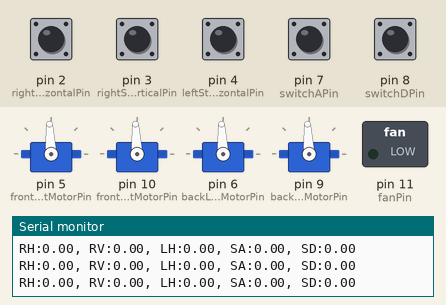
A program run on a simulated Arduino Uno WiFi Rev2. Parts: 4 × servo, switched loads named in the program (green lamp = pin HIGH), the last lines printed to the serial monitor. The inputs (shaded band) are chosen by the test bench; at power-on: pin 7 (switchAPin), pin 8 (switchDPin) HIGH, pin 2 (rightStickHorizontalPin), pin 3 (rightStickVerticalPin), pin 4 (leftStickHorizontalPin) LOW.

Above: at 1.2 s.
1.3 s: pin 2 (rightStickHorizontalPin) pulled HIGH for 0.15 s
At 2.2 s:
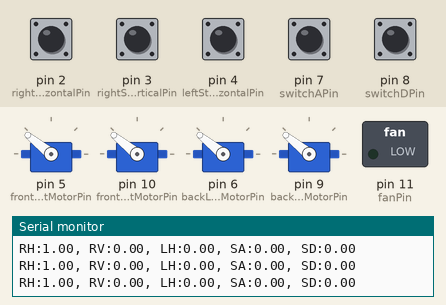
2.9 s: pin 3 (rightStickVerticalPin) pulled HIGH for 0.15 s
At 4.2 s:
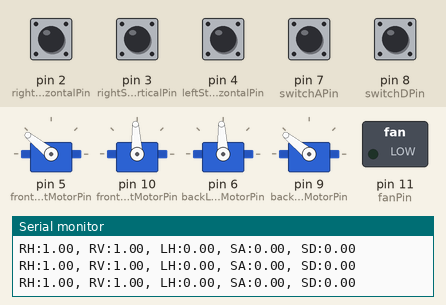
4.5 s: pin 4 (leftStickHorizontalPin) pulled HIGH for 0.15 s
At 5.3 s:
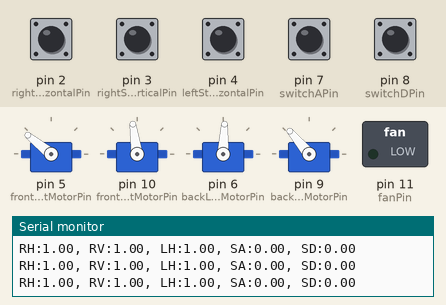
Timing chart, 0 to 7.5 s (numbered marks = the images above; inputs shaded):
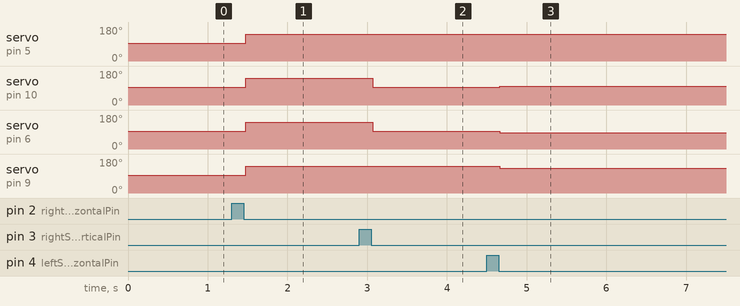

The program:

main.cpp
```cpp
#include <Arduino.h>
#include <Wire.h>
#include <Arduino_LSM6DS3.h>
#include "mecanum.hpp"
#include "servo-wrapper.hpp"

// Motor pins
#define frontLeftMotorPin 5
#define backLeftMotorPin 6
#define backRightMotorPin 9
#define frontRightMotorPin 10

// Controller pins
#define rightStickHorizontalPin 2
#define rightStickVerticalPin 3
// #define leftStickVerticalPin 4
#define leftStickHorizontalPin 4
#define switchAPin 7
#define switchDPin 8
#define switchBPin 12

#define fanPin 11

#define NOISE_THRESHOLD 100
#define CHANNEL_DEADZONE 50
#define CHANNEL_DEADZONE_CENTER 45
// #define DO_FIELD_ORIENTED

MecanumDrive drive(1.0f /* todo */, OF_REDUCE_EQUALLY, AF_FIT, TF_FLIP_X | TF_ROTATE_270DEG);

ServoWrapper frontLeft(frontLeftMotorPin);
ServoWrapper frontRight(frontRightMotorPin);
ServoWrapper backLeft(backLeftMotorPin);
ServoWrapper backRight(backRightMotorPin);

struct ChInfo {
    /* The physical pin the channel is connected to. */
    uint8_t pin;
    /* Was the pin `HIGH` last time? */
    bool wasOn;
    /* Did `value` change this time? */
    bool valueChanged;
    /* The last time the pin was detected to be `HIGH`, in microseconds since startup. */
    unsigned long onUS;
    /* for debugging */
    // long delta, deltaNormalized;
    /* The value of the channel, from `-1.0` to `1.0`. */
    float value;
};

struct {
    // volatile because they're used in interrupts
    volatile ChInfo rightStickHorizontal = {rightStickHorizontalPin, false, false, 0, 0.0f};
    volatile ChInfo rightStickVertical = {rightStickVerticalPin, false, false, 0, 0.0f};
    // volatile ChInfo leftStickVertical = {leftStickVerticalPin, false, false, 0, 0.0f};
    volatile ChInfo leftStickHorizontal = {leftStickHorizontalPin, false, false, 0, 0.0f};
    volatile ChInfo switchA = {switchAPin, false, false, 0, 0.0f};
    volatile ChInfo switchD = {switchDPin, false, false, 0, 0.0f};
#ifdef DO_FIELD_ORIENTED
    volatile ChInfo switchB = {switchBPin, false, false, 0, 0.0f};
#endif
    // ChInfo channel = {/* pin */2, false, false, 0, 0.0f};
} channels;

#ifdef DO_FIELD_ORIENTED
bool wasFieldOriented = false;
float angle;
unsigned long lastGyroTime = 0;
#endif

void updateChannel(volatile ChInfo& channel) {
    const bool newState = digitalRead(channel.pin);
    const bool oldState = channel.wasOn;
    channel.valueChanged = false;
    if (newState != oldState) {
        const unsigned long now = micros();
        if (newState) {
            // store rising time
            channel.onUS = now;
            channel.wasOn = true;
        } else {
            channel.wasOn = false;
            // how long was the pulse?
            long delta = now - channel.onUS;
            if (delta < NOISE_THRESHOLD) return;
            // channel.delta = delta;
            // apply deadzone
            if (delta >= 2000 - CHANNEL_DEADZONE) delta = 2000;
            if (delta <= 1000 + CHANNEL_DEADZONE) delta = 1000;
            if (abs(delta - 1500) <= CHANNEL_DEADZONE_CENTER) delta = 1500;
            // channel.deltaNormalized = delta;
            // convert 1000 <= delta <= 2000 to -1.0 <= value <= 1.0
            channel.value = (float)(delta - 1500) / 500.0f;
            channel.valueChanged = true;
        }
    }
}

void setup() {
    Serial.begin(9600);

    // Controller channel inputs
    pinMode(rightStickHorizontalPin, INPUT);
    pinMode(rightStickVerticalPin, INPUT);
    // pinMode(leftStickVerticalPin, INPUT);
    pinMode(leftStickHorizontalPin, INPUT);
    pinMode(switchAPin, INPUT);
    pinMode(switchDPin, INPUT);
#ifdef DO_FIELD_ORIENTED
    pinMode(switchBPin, INPUT);
#endif
    attachInterrupt(digitalPinToInterrupt(rightStickHorizontalPin), []{ updateChannel(channels.rightStickHorizontal); }, CHANGE);
    attachInterrupt(digitalPinToInterrupt(rightStickVerticalPin), []{ updateChannel(channels.rightStickVertical); }, CHANGE);
    // attachInterrupt(digitalPinToInterrupt(leftStickVerticalPin), []{ updateChannel(channels.leftStickVertical); }, CHANGE);
    attachInterrupt(digitalPinToInterrupt(leftStickHorizontalPin), []{ updateChannel(channels.leftStickHorizontal); }, CHANGE);
    attachInterrupt(digitalPinToInterrupt(switchAPin), []{ updateChannel(channels.switchA); }, CHANGE);
    attachInterrupt(digitalPinToInterrupt(switchDPin), []{ updateChannel(channels.switchD); }, CHANGE);
#ifdef DO_FIELD_ORIENTED
    attachInterrupt(digitalPinToInterrupt(switchBPin), []{ updateChannel(channels.switchB); }, CHANGE);
#endif

    pinMode(fanPin, OUTPUT);

#ifdef DO_FIELD_ORIENTED
    IMU.begin();
    lastGyroTime = millis();
#endif

    // Motors
    frontLeft.begin();
    frontRight.begin();
    backLeft.begin();
    backRight.begin();
}

void loop() {
    if (channels.switchA.value > 0.5f) {
        frontLeft.drive(0.0f);
        frontRight.drive(0.0f);
        backLeft.drive(0.0f);
        backRight.drive(0.0f);
        digitalWrite(fanPin, LOW);
        delay(2500);
        return;
    }

#ifdef DO_FIELD_ORIENTED
    if (IMU.gyroscopeAvailable()) {
        float x, y, z;
        IMU.readGyroscope(x, y, z);
        unsigned long now = millis();
        float delta = (now - lastGyroTime) / 1000.0f;
        angle += z * delta;
        lastGyroTime = now;
    }

    bool isFieldOriented = channels.switchB.value > 0.5f;

    if (isFieldOriented != wasFieldOriented) {
        if (isFieldOriented) {
            angle = 0.0f; // reset
        }
        wasFieldOriented = isFieldOriented;
    }
#endif

    vec2 stick = vec2(
        channels.rightStickHorizontal.value,
        channels.rightStickVertical.value
    );

#ifdef DO_FIELD_ORIENTED
    if (isFieldOriented) stick.rotate(angle);
#endif

    // Do some complicated math
    DriveValues values = drive.calculate(
        stick,
        // 0.0f
        channels.leftStickHorizontal.value * 0.25f
    );
    // Move motors
    frontLeft.drive(values.frontLeft);
    frontRight.drive(values.frontRight);
    backLeft.drive(values.backLeft);
    backRight.drive(values.backRight);

    // Fans
    digitalWrite(fanPin, channels.switchD.value > 0.5f ? HIGH : LOW);

    // Debugging assistance
    Serial.println(
        String("RH:") + channels.rightStickHorizontal.value
            + ", RV:" + channels.rightStickVertical.value
            + ", LH:" + channels.leftStickHorizontal.value
            + ", SA:" + channels.switchA.value
            + ", SD:" + channels.switchD.value
    );
}
```

mecanum.hpp
```cpp
#include "vec.hpp"

struct DriveValues {
    float frontLeft, frontRight, backLeft, backRight;
};

DriveValues operator + (DriveValues a, DriveValues b) {
    return {
        a.frontLeft + b.frontLeft,
        a.frontRight + b.frontRight,
        a.backLeft + b.backLeft,
        a.backRight + b.backRight
    };
}

DriveValues operator - (DriveValues a, DriveValues b) {
    return {
        a.frontLeft - b.frontLeft,
        a.frontRight - b.frontRight,
        a.backLeft - b.backLeft,
        a.backRight - b.backRight
    };
}

DriveValues operator * (DriveValues a, float b) {
    return {
        a.frontLeft * b,
        a.frontRight * b,
        a.backLeft * b,
        a.backRight * b
    };
}

DriveValues operator / (DriveValues a, float b) {
    return {
        a.frontLeft / b,
        a.frontRight / b,
        a.backLeft / b,
        a.backRight / b
    };
}

/* What happens when the requested movement requires motor thrust above maximum? */
enum OverflowBehavior {
    /* Scale down both movement types equally */
    OF_REDUCE_EQUALLY,
    /* Reduce lateral motion */
    OF_REDUCE_MOTION,
    /* Reduce rotation */
    OF_REDUCE_ROTATION,
    /* Don't reduce any movement (NOT RECOMMENDED) */
    OF_NO_REDUCE,
    /* Reduce movement by the same amount all the time (in half) */
    OF_REDUCE_ALWAYS
};

enum AsymmetricFixBehavior {
    AF_MIN_CIRCLE,
    AF_MIN_SQUARE,
    AF_FIT
};

const uint8_t TF_ROTATE_NONE = 0b00;
const uint8_t TF_ROTATE_90DEG = 0b01;
const uint8_t TF_ROTATE_180DEG = 0b10;
const uint8_t TF_ROTATE_270DEG = 0b11;

const uint8_t TF_FLIP_X = 0b100;
const uint8_t TF_FLIP_Y = 0b1000;

const uint8_t TF_INVERT_ROTATION = 0b10000;

float min(float a, float b) {
    if (a > b) return b;
    else return a;
}

float max(float a, float b) {
    if (a < b) return b;
    else return a;
}

class MecanumDrive {
    public:
        MecanumDrive(
            float perpRatio,
            OverflowBehavior overflow = OF_REDUCE_EQUALLY,
            AsymmetricFixBehavior asymm = AF_FIT,
            uint8_t transform = 0
        ) :
            perpRatio(perpRatio),
            invPerpRatio(1 / perpRatio),
            overflow(overflow),
            asymm(asymm),
            transform(transform)
        {
            if (asymm == AF_MIN_SQUARE) {
                multiplier = 4 * perpRatio / sqrtf(2 * perpRatio * perpRatio + 2);
            } else if (asymm == AF_MIN_CIRCLE) {
                multiplier = 4 * perpRatio / sqrtf(perpRatio * perpRatio + 1);
            }
        }
        DriveValues calculate(vec2 motion, float rotation) {
            if (transform & TF_FLIP_X) motion.x = -motion.x;
            if (transform & TF_FLIP_Y) motion.y = -motion.y;
            switch (transform & 0b11) {
                case TF_ROTATE_90DEG:
                    motion = vec2(-motion.y, motion.x);
                    break;
                case TF_ROTATE_180DEG:
                    motion = vec2(-motion.x, -motion.y);
                    break;
                case TF_ROTATE_270DEG:
                    motion = vec2(motion.y, -motion.x);
                    break;
            }
            if (transform & TF_INVERT_ROTATION) rotation = -rotation;
            if (asymm == AF_MIN_SQUARE) {
                motion *= multiplier;
            } else if (asymm == AF_MIN_CIRCLE) {
                motion *= multiplier;
                float mm = motion.magnitude();
                if (mm > multiplier) {
                    motion *= multiplier / mm;
                }
            } else {
                motion.y *= 4;
                motion.x *= 4 * perpRatio;
            }
            float _1 = 0.5f * motion.y, _2 = 0.5f * motion.x * invPerpRatio;
            float u = _1 + _2;
            float v = _1 - _2;
            DriveValues move = {
                0.5f * u,
                0.5f * v,
                0.5f * v,
                0.5f * u
            };
            DriveValues rotate =
                (transform & TF_ROTATE_90DEG) ? DriveValues{
                    rotation,
                    rotation,
                    -rotation,
                    -rotation
                } : (transform & TF_ROTATE_180DEG) ? DriveValues{
                    rotation,
                    -rotation,
                    rotation,
                    -rotation
                } : (transform & TF_ROTATE_270DEG) ? DriveValues{
                    -rotation,
                    -rotation,
                    rotation,
                    rotation
                } : DriveValues{
                    -rotation,
                    rotation,
                    -rotation,
                    rotation
                };
            DriveValues initial = move + rotate;
            if (overflow == OF_NO_REDUCE) return initial;
            if (overflow == OF_REDUCE_ALWAYS) return initial * 0.5;
            float high = max(max(fabs(initial.frontLeft), fabs(initial.frontRight)), max(fabs(initial.backLeft), fabs(initial.backRight)));
            if (high <= 1) return initial;
            if (overflow == OF_REDUCE_EQUALLY) {
                return initial / high;
            } else if (overflow == OF_REDUCE_MOTION) {
                float reduce = min(min((1 - fabs(rotate.frontLeft)) / fabs(move.frontLeft),
                                        (1 - fabs(rotate.frontRight)) / fabs(move.frontRight)),
                                    min((1 - fabs(rotate.backLeft)) / fabs(move.backLeft),
                                        (1 - fabs(rotate.backRight)) / fabs(move.backRight)));
                return rotate + move * reduce;
            } else if (overflow == OF_REDUCE_ROTATION) {
                float reduce = min(min((1 - fabs(move.frontLeft)) / fabs(rotate.frontLeft),
                                        (1 - fabs(move.frontRight)) / fabs(rotate.frontRight)),
                                    min((1 - fabs(move.backLeft)) / fabs(rotate.backLeft),
                                        (1 - fabs(move.backRight)) / fabs(rotate.backRight)));
                return move + rotate * reduce;
            }
            return initial; // impossible to get here, but just in case
        }
        OverflowBehavior overflow;
        AsymmetricFixBehavior asymm;
        float perpRatio, invPerpRatio, multiplier;
        uint8_t transform;
    private:
};
```

servo-wrapper.hpp
```cpp
#include <Servo.h>

class ServoWrapper {
    public:
        ServoWrapper(int pin, float multiplier = 1.0f) : pin(pin), multiplier(multiplier) {
            servo = new Servo();
        }
        void begin() {
            servo->attach(pin);
        }
        void drive(float value) {
            if (value > 1.0) value = 1.0;
            if (value < -1.0) value = -1.0;
            // if (value != lastValue) {
                // if (lastValue == 0) servo.attach(pin);
                servo->writeMicroseconds(1500 + 500 * value * multiplier);
                // if (value == 0) servo.detach();
                lastValue = value;
            // }
        }
    private:
        Servo* servo;
        float lastValue, multiplier;
        int pin;
};
```

vec.hpp
```cpp
#include <math.h>

class vec2 {
    public:
        vec2(float x, float y) : x(x), y(y) {};
        vec2(const vec2& v) : x(v.x), y(v.y) {}
        float x, y;
        vec2 clone() {
            return vec2(x, y);
        }
        vec2 operator + (const vec2& other) {
            return vec2(x + other.x, y + other.y);
        }
        vec2 operator - (const vec2& other) {
            return vec2(x - other.x, y - other.y);
        }
        vec2 operator * (const float& other) {
            return vec2(x * other, y * other);
        }
        vec2 operator / (const float& other) {
            return vec2(x / other, y / other);
        }
        /* Componentwise multiplication, aka Hadamard product. */
        vec2 operator * (const vec2& other) {
            return vec2(x * other.x, y * other.y);
        }
        /* Componentwise division. */
        vec2 operator / (const vec2& other) {
            return vec2(x / other.x, y / other.y);
        }
        vec2 operator += (const vec2& other) {
            return assign(x + other.x, y + other.y);
        }
        vec2 operator -= (const vec2& other) {
            return assign(x - other.x, y - other.y);
        }
        vec2 operator *= (const float& other) {
            return assign(x * other, y * other);
        }
        vec2 operator /= (const float& other) {
            return assign(x / other, y / other);
        }
        /* Componentwise multiplication, aka Hadamard product. */
        vec2 operator *= (const vec2& other) {
            return assign(x * other.x, y * other.y);
        }
        /* Componentwise division. */
        vec2 operator /= (const vec2& other) {
            return assign(x / other.x, y / other.y);
        }
        vec2 operator = (const vec2& other) {
            return assign(other.x, other.y);
        }
        float magnitude() {
            return sqrtf(this->magnitudeSquared());
        }
        float magnitudeSquared() {
            return x * x + y * y;
        }
        vec2 normalize() {
            return this->operator/(magnitude());
        }
        vec2 rotate(float angle) {
            float sina = sinf(angle);
            float cosa = cosf(angle);
            float x0 = x, y0 = y;
            x = x0 * cosa - y0 * sina;
            x = x0 * sina + y0 * cosa;
            return *this;
        }
        vec2 rotated(float angle) {
            return clone().rotate(angle);
        }
    private:
        vec2 assign(float x, float y) {
            this->x = x;
            this->y = y;
            return *this;
        }
};
```

Measured:
- after the input at 1.3 s, servo on pin 5 (frontLeftMotorPin), servo on pin 10 (frontRightMotorPin), servo on pin 6 (backLeftMotorPin), servo on pin 9 (backRightMotorPin): 93° → 141° after 0.18 s
- after the input at 2.9 s, servo on pin 10 (frontRightMotorPin), servo on pin 6 (backLeftMotorPin): 141° → 93° after 0.17 s
- after the input at 4.5 s, servo on pin 10 (frontRightMotorPin): 93° → 98° after 0.16 s; servo on pin 6 (backLeftMotorPin): 93° → 87° after 0.16 s; servo on pin 9 (backRightMotorPin): 141° → 130° after 0.16 s
